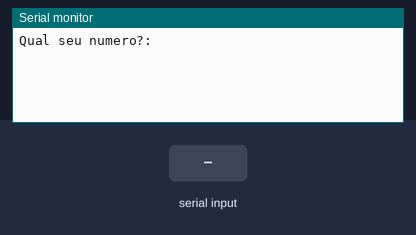
Bench run of a sketch on a simulated Arduino Uno, built with avr-gcc and run on an emulated ATmega328P. Parts: the last lines printed to the serial monitor. The test bench sets the inputs (shaded band).

Above: at 1.2 s.
1.3 s: "90,45\n" received over Serial
At 2.3 s:
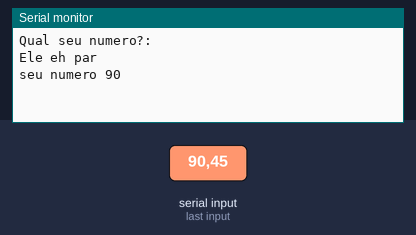
2.8 s: "30,150\n" received over Serial
At 6.2 s:
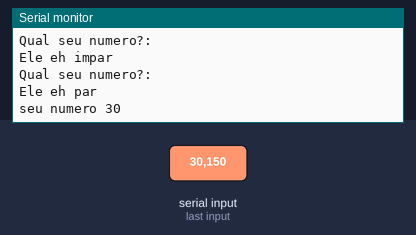
Timing chart, 0 to 7.7 s (numbered marks = the images above; inputs shaded):
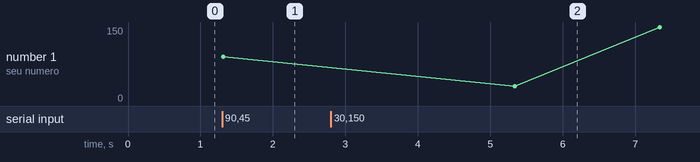

Measured:
- after the input at 1.3 s, the serial monitor: prints a new line at once (image 1)
- after the input at 2.8 s, the serial monitor: prints a new line after 2.5 s (image 2)

The sketch:

exercicio_131.ino
```cpp
// C++ code
//variavel
long numero = 0;

void setup()
{
  Serial.begin(9600);
}

void loop()
{
 Serial.println("Qual seu numero?: ");
  while( !Serial.available());
  numero = Serial.parseInt();

  if( numero % 2 == 0){

   Serial.println("Ele eh par");
   Serial.println("seu numero " + String(numero));
   } else {

    Serial.println("Ele eh impar");
  }

    delay(2000);
}
```
